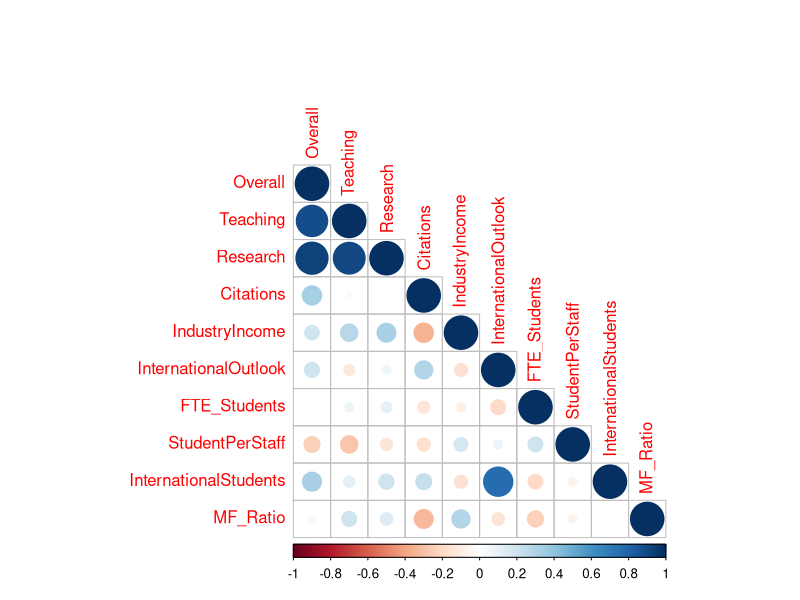
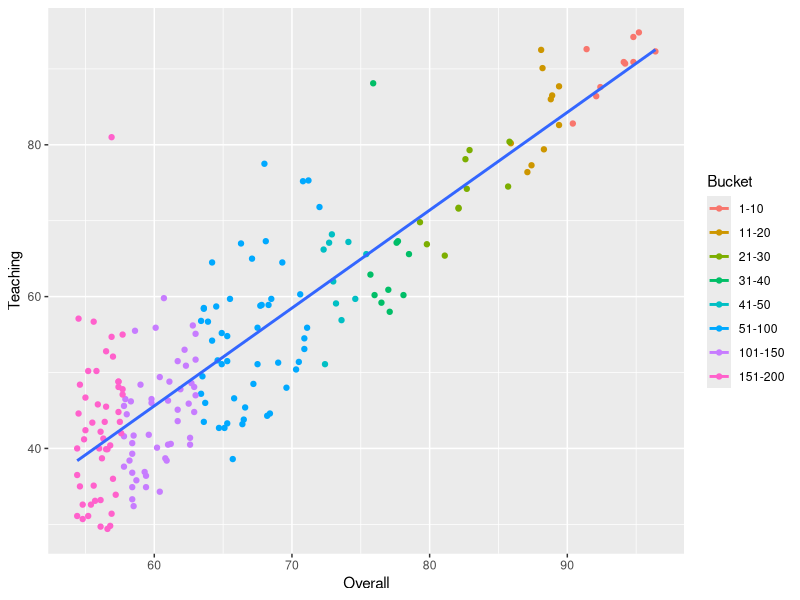
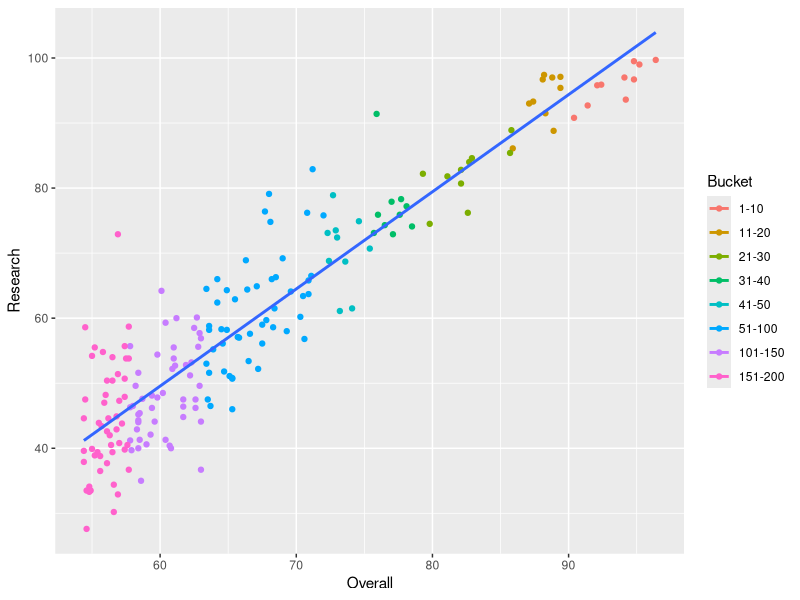
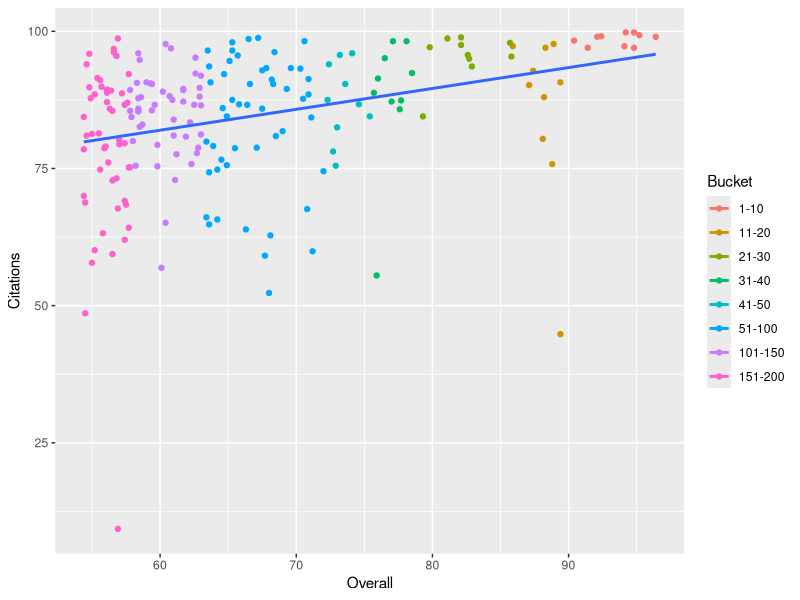
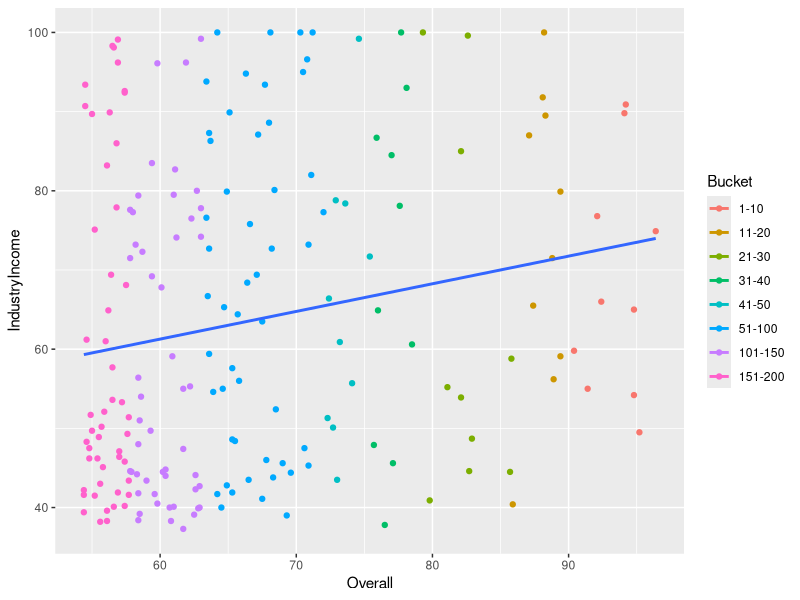
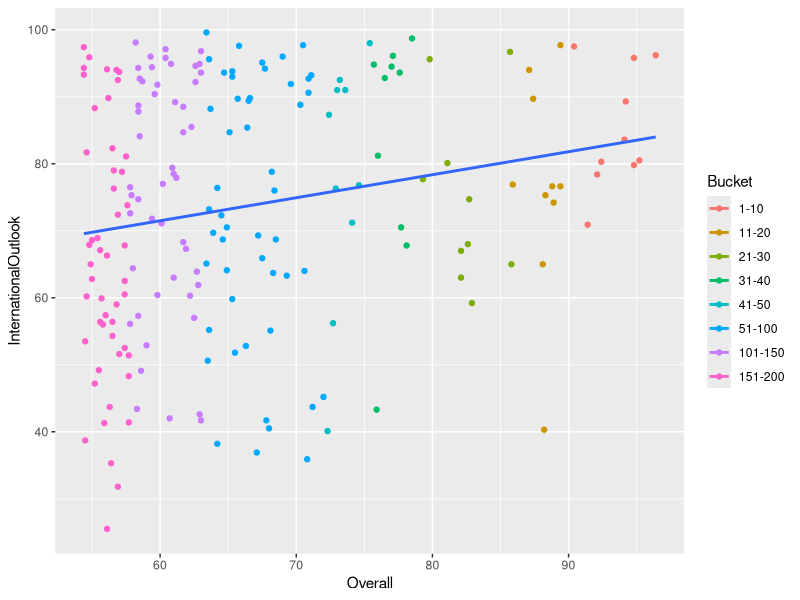
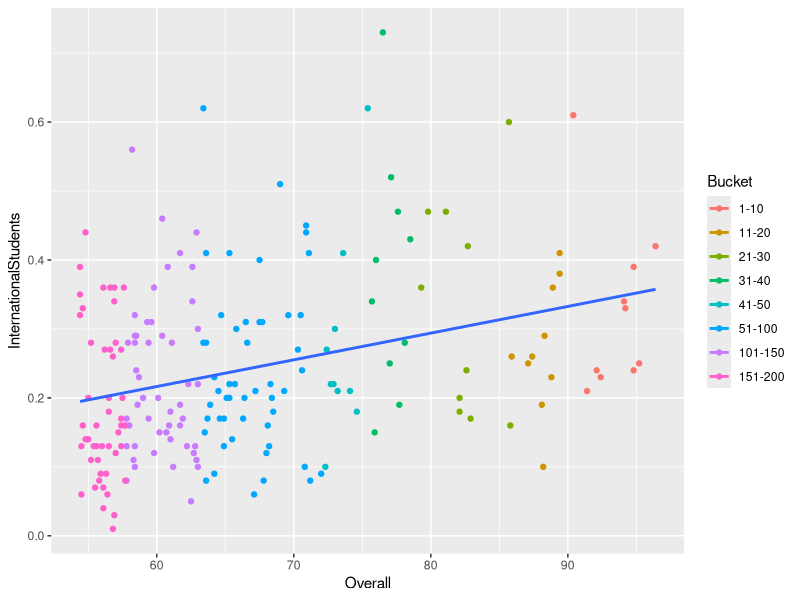
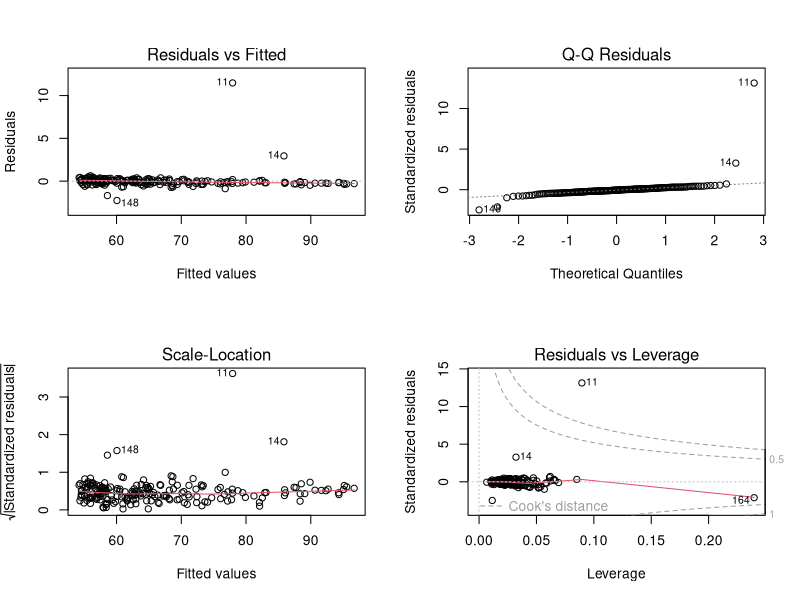

Generate these figures, in order, with R:

setwd("~/Downloads/web_scraping")
install.packages(c("data.table","corrplot","ggplot2","car"))
library(data.table)
library(corrplot)
library(ggplot2)
library(car)
# ---------------------
# The objective of this data analytics project is to comprehensively analyze the key factors influencing university rankings and assess their impact on Nanyang Technological University's (NTU) recent decline in rankings. By leveraging relevant data and employing advanced analytical techniques, this project aims to identify critical areas for improvement and provide actionable insights to help NTU strategically enhance its ranking position. Ultimately, our goal is to assist NTU in regaining and surpassing its former rank by making data-informed decisions and implementing targeted improvements across various aspects of the institution.
# ---------------------

# Import Web Scrapped Data
scores = fread("scraped_data_scores.csv",fill = T)
stats = fread("scraped_data_stats.csv",fill = T)

# Merge Data on University Name
uni = merge.data.table(scores,stats, by.x="UniversityName", by.y="UniversityName", sort= F)

# ---------------------
# Data Cleaning
# ---------------------

# Remove Duplicated Rows
uni.c <- uni[, -c("Rank.y", "Country.y", "F:M_Ratio")]

# Renaming Rows
colnames(uni.c)[2] <- "Rank"
colnames(uni.c)[3] <- "Country"

# Remove Unranked Universities 
uni.c = uni.c[Rank!='Reporter',]

# Check for Duplicated Records 
uni.c[duplicated(uni.c)]
# No duplicated Records
# Empty data.table (0 rows and 14 cols): UniversityName,Rank,Country,Overall,Teaching,Research...

summary(uni.c)
# Rank Column will be ignored for all applications, Rank determined by Overall Score which is reflected in Overall Column
# Country Column Data Type = Char
# Overall Column Data Type = Char
# InternationalOutlook NA's:24 
# No.FTE_Students Data Type = Char
# No.Student_Per_Staff Data Type = Char
# InternationalStudents Data Type = Char
# F_Ratio / M_Ratio are derived from each other, a simplier statistic can be calculated from the ratio of the two.
# F_Ratio / M_Ratio NA's:85

# Convert Country Column to Factor
uni.c$Country <- as.factor(uni.c$Country)

# Convert FTE_Students Column to Numeric
uni.c$No.FTE_Students <- as.numeric(gsub(",", "", uni.c$No.FTE_Students))

# Convert No.Student_Per_staff to Numeric
uni.c$No.Student_Per_Staff <- as.numeric(uni.c$No.Student_Per_Staff)

# Convert InternationalStudents to Numeric
uni.c$InternationalStudents <- as.numeric(gsub("%", "", uni.c$InternationalStudents)) / 100

# Create new Statistic: Ratio of Males / Females
uni.c$MF_ratio = uni.c$M_Ratio / uni.c$F_Ratio

# Remove Unwanted Columns
uni.c <- uni.c[, -c("F_Ratio","M_Ratio")]

# Calculate Mean for Universities below the Rank 200
calculate_mean_from_range <- function(range_str) {
  range_split <- strsplit(range_str, "–", fixed = TRUE)
  lower_bound <- as.numeric(range_split[[1]][1])
  upper_bound <- as.numeric(range_split[[1]][2])
  return(mean(c(lower_bound, upper_bound)))
}

# Create a new column 'Overall_Calc' based on conditions
uni.c$Overall_Calc <- ifelse(
  !grepl("[^0-9.-]", uni.c$Overall), # Check if data can be converted to numeric
  as.numeric(uni.c$Overall),        # If yes, convert to numeric
  sapply(uni.c$Overall, calculate_mean_from_range)  # If no, calculate mean from range
)

# Remove Unwanted Columns
uni.c <- uni.c[, -c("Overall")]

summary(uni.c)

# Remove "=" from Rank
uni.c$Rank_Cleaned <- gsub("=", "", uni.c$Rank)


convert_to_buckets <- function(rank) {
  rank_numeric <- as.numeric(rank)
  if (!is.na(rank_numeric)) {
    if (rank_numeric >= 1 && rank_numeric <= 10) {
      return("1-10")
    } else if (rank_numeric >= 11 && rank_numeric <= 20) {
      return("11-20")
    } else if (rank_numeric >= 21 && rank_numeric <= 30) {
      return("21-30")
    } else if (rank_numeric >= 31 && rank_numeric <= 40) {
      return("31-40")
    } else if (rank_numeric >= 41 && rank_numeric <= 50) {
      return("41-50")
    } else if (rank_numeric >= 51 && rank_numeric <= 100) {
      return("51-100")
    } else if (rank_numeric >= 101 && rank_numeric <= 150) {
      return("101-150")
    } else if (rank_numeric >= 151 && rank_numeric <= 200) {
      return("151-200")
    } else {
      return(rank)
    }
  } else {
    return(rank)
  }
}

# Create Rank Buckets 
uni.c$Bucket <- sapply(uni.c$Rank_Cleaned, convert_to_buckets)

# Calculate Mean International Outlook Statistic Based on Group Rank Buckets
mean_international_outlook <- ave(uni.c$InternationalOutlook, uni.c$Bucket, 
                                  FUN = function(x) mean(x, na.rm = TRUE))

# Impute missing values in 'InternationalOutlook' with the group mean
uni.c$InternationalOutlook_Cleaned <- ifelse(is.na(uni.c$InternationalOutlook),mean_international_outlook, uni.c$InternationalOutlook)


# InternationalStudents NAs:1 Karlstad University
uni.c[is.na(InternationalStudents)]$InternationalStudents = mean(uni.c[Bucket=="801–1000",InternationalStudents],na.rm = T)
# Impute with Mean of Group Rank Bucket

uni.c[UniversityName=="Karlstad University"]

summary(uni.c)

# MF_Ratio NAs: 85
uni.c[is.na(MF_ratio),.N]

# Calculate Mean MF Ratio Statistic Based on Group Rank Buckets
mean_mf_ratio <- ave(uni.c$MF_ratio, uni.c$Bucket, 
                                  FUN = function(x) mean(x, na.rm = TRUE))

# Impute missing values in 'MF_ratio' with the group mean
uni.c$MF_ratio_Cleaned <- ifelse(is.na(uni.c$MF_ratio),mean_mf_ratio,uni.c$MF_ratio)

summary(uni.c)

uni.c = uni.c[,-c("Rank","InternationalOutlook","MF_ratio")][,c("UniversityName","Country","Rank_Cleaned","Bucket","Overall_Calc","Teaching","Research","Citations","IndustryIncome","InternationalOutlook_Cleaned","No.FTE_Students","No.Student_Per_Staff","InternationalStudents","MF_ratio_Cleaned")]

colnames(uni.c) <- c("Name","Country","Rank","Bucket","Overall","Teaching","Research","Citations","IndustryIncome","InternationalOutlook","FTE_Students","StudentPerStaff","InternationalStudents","MF_Ratio")

uni.c$Bucket <- factor(uni.c$Bucket, levels = c("1-10", "11-20", "21-30", "31-40", "41-50", 
                                                "51-100", "101-150", "151-200", "201–250", "251–300",
                                                "301–350", "351–400", "401–500", "501–600", "601–800",
                                                "801–1000", "1001–1200", "1201–1500", "1501+"))


# ---------------------
# Analysis
# ---------------------

# The analysis will primarily concentrate on the Top 200 Universities in the World, which constitute a subset of the complete dataset containing over 1501 universities. In specific scenarios, the entire dataset will be employed to explore potential significant differences between the two subsets, namely the top 200 universities and the remaining universities.

uni.c.subset = uni.c[Bucket %in% c("1-10", "11-20", "21-30", "31-40", "41-50", "51-100", "101-150", "151-200")]

cor(uni.c.subset[,-c("Name","Country","Rank","Bucket")])

corrplot(cor(uni.c.subset[,-c("Name","Country","Rank","Bucket")]), type = "lower")

# Correlation indicates the presence of a linear relationship between two variables.
# A high or low correlation does not rule out the possibility of other types of relationships between the two variables, such as exponential, and so on.

# Teaching, Research, and Citations exhibit a strong association with the Overall Score.

ggplot(data=uni.c.subset, aes(Overall,Teaching, color=Bucket)) + geom_point() + geom_smooth(method = "lm", se = FALSE, aes(group = 1))
# Strong Linear Relationship between Overall and Teaching

ggplot(data=uni.c.subset, aes(Overall,Research, color=Bucket)) + geom_point() + geom_smooth(method = "lm", se = FALSE, aes(group = 1))
# Strong Linear Relationship between Overall and Research

ggplot(data=uni.c.subset, aes(Overall,Citations, color=Bucket)) + geom_point() + geom_smooth(method = "lm", se = FALSE, aes(group = 1))
# Strong Linear Relationship between Overall and Citations

# Industry Income, International Outlook, and International Students demonstrate a moderate association with the Overall Score.

ggplot(data=uni.c.subset, aes(Overall,IndustryIncome, color=Bucket)) + geom_point() + geom_smooth(method = "lm", se = FALSE, aes(group = 1))
# Weak Linear Relationship between Overall and IndustryIncome

# Interestingly, International Students also exhibit a moderate association with the Overall Score.

ggplot(data=uni.c.subset, aes(Overall,InternationalOutlook, color=Bucket)) + geom_point() + geom_smooth(method = "lm", se = FALSE, aes(group = 1))
# Weak Linear Relationship between the two factors

ggplot(data=uni.c.subset, aes(Overall,InternationalStudents, color=Bucket)) + geom_point() + geom_smooth(method = "lm", se = FALSE, aes(group = 1))
# Weak Linear Relationship between the two factors

# Other factors like FTE_Students, StudentPerStaff, International Students, and MF_Ratio show a weak association with the Overall Score.

# It's not surprising that there is some correlation between these performance indicators and the Overall Score, as each of these performance indicators contributes to an aspect of the Overall Score, with each having its own distinct categories.

# Linear Regression Model to explore and explain the relationship between the various independent variable and the dependent variable (Overall Score)

summary(lm(Overall~.-Name-Country-Rank-Bucket,data=uni.c.subset))
# Fine Tune the Model to exclude Independent Variables X that are statistically significant in predicting the output of Y

model = lm(Overall~.-Name-Country-Rank-Bucket-FTE_Students-InternationalStudents-MF_Ratio-StudentPerStaff,data=uni.c.subset)
summary(model)

par(mfrow = c(2,2))

plot(model)

# Top Left Chart: Residuals vs Fitted - Testing the Assumption of Linear Association between Y and Xs
# There are no discernible patterns in the residuals, indicating that the data points align well with a linear relationship. The model adequately captures any linear relationships, leaving no significant non-linear associations unaccounted for in the residuals.

# Top Right Chart: Normal Q-Q - Testing the Assumption that Errors Follow a Normal Distribution with Mean 0
# The residuals closely follow the reference line, with no substantial deviations observed. While some outliers are present in previous charts (cases 11, 14, and 148), they do not strongly impact the overall normality assumption.

# Bottom Left Chart: Scale-Location - Testing the Assumption that Errors Are Independent of X and Have Constant Standard Deviation
# The residuals appear randomly scattered along the x-axis, becoming less dense towards the tail end. Similar outliers, as noted in previous charts (cases 11, 14, and 148), are also evident here.

# Bottom Right Chart: Residuals vs Leverage - Identifying Influential Outliers
# One potential influential outlier, case 164, has been detected.

# Summary of Linear Regression Model Excluding Outlier (case 164):

summary(lm(Overall~.-Name-Country-Rank-Bucket-FTE_Students-InternationalStudents-MF_Ratio-StudentPerStaff,data=uni.c.subset[-164,]))

# Removing the outlier (case 164) from the overall regression model does not significantly affect the model's consistency or explanatory power. Therefore, we opt to retain this outlier to preserve the relationship in the analysis for clarity and continuity.

par(mfrow = c(1,1))

vif(model)
#Teaching             Research            Citations       IndustryIncome InternationalOutlook 
#6.683900             6.989191             1.228932             1.316203             1.336117

# Concerns regarding multicollinearity arise when the variance inflation factor (VIF) calculated for teaching and research exceeds a value of 5. Some researchers only consider a VIF value in excess of 10 to represent the presence of mutlicollinearity. There is no consensus over the absolute value of the VIF. Multicollinearity occurs when one variable, such as teaching, can be expressed as a linear combination of the other independent variables in the model (research, citations, industry income, and international outlook).

# However, it's important to note that each of these factors measures a distinct aspect of the overall score. Omitting any one of these variables, be it teaching or research, would result in an incomplete understanding of the relationships between these variables and the overall score. Therefore, I have chosen to retain these variables in the model to ensure that we capture a comprehensive picture of these relationships. For applications of this model henceforth, we will keep the model devoid of any multicollinearity concerns.

# Predicted Overall Score = 1.055586 + 0.303762 * Teaching + 0.308450 * Research + 0.279185 * Citations + 0.021412 * IndustryIncome + 0.079060 * InternationalOutlook

# A 0.303762 Unit Change in Average Overall Score associated with 1 unit Increase in Teaching, holding all else constant.
# A 0.308450 Unit Change in Average Overall Score associated with 1 unit Increase in Research, holding all else constant.
# A 0.279185 Unit Change in Average Overall Score associated with 1 unit Increase in Citations, holding all else constant.
# A 0.021412 Unit Change in Average Overall Score associated with 1 unit Increase in IndustryIncome, holding all else constant.
# A 0.079060 Unit Change in Average Overall Score associated with 1 unit Increase in InternationalOutlook, holding all else constant.

# Implications for NTU: A one-unit change in Teaching and Research Scores yields the highest unit change in Average Overall Scores compared to the other score components. NTU can strategically direct its efforts towards specific areas within these two score factors. One example could be the reputation surveys (for teaching and research), which carry substantial weightage in each component. These reputation surveys are conducted independently and gauge the perceived prestige of institutions in teaching and research excellence. NTU could explore avenues such as recruiting and retaining more experienced faculty to develop and enhance curricula to keep pace with evolving educational trends. Additionally, the institution could actively seek and incorporate student feedback to identify areas for improvement aimed at enhancing the educational experience. 

ggplot(data=uni.c, aes(Bucket,FTE_Students)) + geom_boxplot()

ggplot(data = uni.c[,mean(FTE_Students),Bucket], aes(Bucket, V1)) + geom_col()

mean(uni.c$FTE_Students)

# There is no discernible pattern between FTE Students and the Rank Buckets.
# Across the various Rank Buckets, FTE Students around the mean of 22505.19.

ggplot(data=uni.c, aes(Overall,FTE_Students, color=Bucket)) + geom_point() + geom_smooth(method = "lm", se = FALSE, aes(group = 1))
ggplot(data=uni.c.subset, aes(Overall,FTE_Students, color=Bucket)) + geom_point() + geom_smooth(method = "lm", se = FALSE, aes(group = 1))

# There is no clear relationship between FTE Students and the Overall Scores
# FTE Students is not one of the differentiating factor between the Ranks

t.test(uni.c.subset$FTE_Students, uni.c[!(Bucket %in% c("1-10", "11-20", "21-30", "31-40", "41-50", "51-100", "101-150", "151-200"))]$FTE_Students, alternative = "greater")
# H0: X(1-200) - x(201-1501+) <= 0
# H1: X(1-200) - x(201-1501+) > 0
# p-value: 3.166e-06
# Strong Evidence to reject the Null Hypothesis, Accept the Alternative
# Top 200 Universities have Statistically Significantly Higher Average FTE Students as compared to the Rest of the Universities (201 - 1501+).

# It is not surprising that a significant number of students prefer to enroll in universities with accreditation and higher rankings, as this enhances their employability prospects upon graduation. The enrollment numbers for the top 200 universities far exceed those of the remaining institutions. The implications for NTU are worth considering, especially concerning the staff-to-student ratio. With a growing interest in these top 200 universities, there is a need for appropriate resource allocation to support students throughout their educational journeys, even if it means adjusting the student-to-staff ratio. This includes increasing the number of faculty members and other supporting staff, particularly in areas such as career counseling, to ensure a fulfilling and enriching learning experience. Such enhancements would allow for more individualized attention and care while improving the overall quality of education.


ggplot(data=uni.c, aes(Bucket,StudentPerStaff)) + geom_boxplot()

ggplot(data = uni.c[,mean(StudentPerStaff),Bucket], aes(Bucket, V1)) + geom_col()

ggplot(data=uni.c, aes(Overall,StudentPerStaff, color=Bucket)) + geom_point()

cor(uni.c$Overall,uni.c$StudentPerStaff)
# -0.01508977
# Weak Linear Relationship between the two Factors. 
# No relationship between the StudentPerStaff and Overall Score

t.test(uni.c.subset$StudentPerStaff,mu=mean(uni.c[!(Bucket %in% c("1-10", "11-20", "21-30", "31-40", "41-50", "51-100", "101-150", "151-200"))]$StudentPerStaff))
# H0: X(1-200) = x(201-1501+)
# H1: X(1-200) =/ x(201-1501+)
# p-value = 0.3233
# Outcome: Unable to reject the Null Hypothesis, indicating that the difference in the average StudentPerStaff between the Top 200 Universities and the rest of the Universities is not statistically significant.

uni.c[,.(mean=mean(StudentPerStaff)),Bucket]
# Bucket     mean
# 1:      1-10  9.65000
# 2:     11-20 11.41000
# 3:     21-30 13.15000
# 4:     31-40 18.04000
# 5:     41-50 19.60000
# 6:    51-100 19.08000
# 7:   101-150 18.80600
# 8:   151-200 19.00600
# ...

uni.c[Name=="Nanyang Technological University, Singapore",StudentPerStaff]
# 15.1

# Although the StudentPerStaff metric did not show statistical significance, it remains a crucial factor for NTU as it directly impacts the cost of serving each student. It is advisable to benchmark this metric against peer institutions that have higher rankings. By doing so, NTU can identify areas for operational improvement. For instance, when comparing the average StudentPerStaff for Universities ranked 1-10 (9.65) with NTU's metric (15.1), there is a notable difference. NTU's metric is approximately 40% higher. This suggests potential areas for enhancement through process improvements and streamlining to reduce reliance on a large number of supporting staff.

ggplot(data = uni.c[,.(Avg_MF_Ratio=mean(MF_Ratio)),Bucket], aes(Bucket, Avg_MF_Ratio)) + geom_col()
ggplot(data=uni.c.subset, aes(Overall,MF_Ratio, color=Bucket)) + geom_point()
ggplot(data = uni.c, aes(Bucket, MF_Ratio)) + geom_boxplot() + scale_y_continuous(limits = c(NA,7.5))

# No discernable pattern in the Average MF_Ratio between Top 200 Ranking Universities as compared to the rest of the Universities. 
# While the average MF_Ratio appears relatively consistent, a notable trend emerges as university rank decreases: an increase in the presence of outliers. This statistic, calculated as the ratio of Male Proportion to Female Proportion (where Male + Female = 100), highlights that lower-ranking universities exhibit a greater disparity between the percentages of males and females. For example, an MF_Ratio of 5.25 indicates that males are five times more represented in the population compared to females, with a proportion of 16% females and 84% males. 

mean(uni.c$MF_Ratio)
# 1.174364
mean(uni.c.subset$MF_Ratio)
# 1.013314
uni.c[Name=="Nanyang Technological University, Singapore",MF_Ratio]
# 1.083333

# The implication for NTU is to strive for an MF_Ratio of <= 1, achieving a balanced gender ratio with equal proportions of males and females across the entire university. Achieving this balance could involve implementing policies and initiatives to encourage female participation in fields that are traditionally male-dominated, such as STEM disciplines.

cor(uni.c$Overall,uni.c$InternationalStudents)
# 0.5465875
cor(uni.c$InternationalOutlook,uni.c$InternationalStudents)
# 0.7997381
ggplot(data=uni.c.subset, aes(Overall,InternationalStudents, color=Bucket)) + geom_point() + geom_smooth(method = "lm", se = FALSE, aes(group = 1))
ggplot(data=uni.c.subset, aes(InternationalOutlook,InternationalStudents, color=Bucket)) + geom_point() + geom_smooth(method = "lm", se = FALSE, aes(group = 1))

# Number of InternationalStudents Moderately Correlated with Overall Score

# Number of InternationalStudents High Correlated with InternationalOutlook, which is one factor componenet of Overall Score
# The InternationalOutlook metric measures the proportion of international students in the university, reflecting the institution's ability to succeed on the global stage. A higher number of international students indicates that the university may enjoy greater accreditation and respect worldwide, as students are more willing to travel far from their home countries to enroll in such institutions. The implication for NTU is to continue its overseas recruitment efforts, attracting students from across Southeast Asia and beyond. This strategy can enhance NTU's brand image and global recognition. Additionally, NTU can expand support for international exchange programs with partner universities worldwide, fostering interactions between diverse cultures and individuals from various backgrounds

# Sources: https://www.timeshighereducation.com/world-university-rankings/world-university-rankings-2023-methodology

